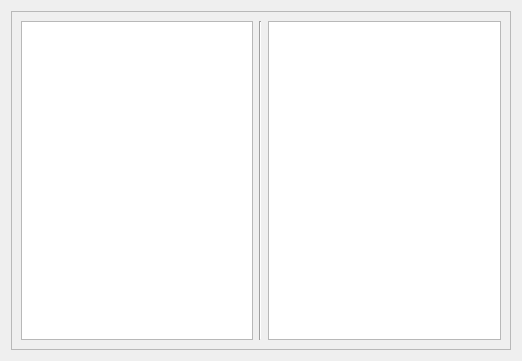
<ui version="4.0" >
 <class>translator_widget</class>
 <widget class="QWidget" name="translator_widget" >
  <property name="geometry" >
   <rect>
    <x>0</x>
    <y>0</y>
    <width>522</width>
    <height>361</height>
   </rect>
  </property>
  <property name="sizePolicy" >
   <sizepolicy vsizetype="Expanding" hsizetype="Expanding" >
    <horstretch>0</horstretch>
    <verstretch>0</verstretch>
   </sizepolicy>
  </property>
  <property name="windowTitle" >
   <string>translator</string>
  </property>
  <layout class="QVBoxLayout" name="verticalLayout" >
   <item>
    <widget class="QFrame" name="translator_frame" >
     <property name="frameShape" >
      <enum>QFrame::StyledPanel</enum>
     </property>
     <property name="frameShadow" >
      <enum>QFrame::Raised</enum>
     </property>
     <layout class="QHBoxLayout" name="horizontalLayout" >
      <item>
       <widget class="QPlainTextEdit" name="plain_text_edit" >
        <property name="minimumSize" >
         <size>
          <width>200</width>
          <height>0</height>
         </size>
        </property>
       </widget>
      </item>
      <item>
       <widget class="Line" name="line" >
        <property name="orientation" >
         <enum>Qt::Vertical</enum>
        </property>
       </widget>
      </item>
      <item>
       <widget class="QTextBrowser" name="browser" />
      </item>
     </layout>
    </widget>
   </item>
  </layout>
 </widget>
 <resources/>
 <connections/>
</ui>
